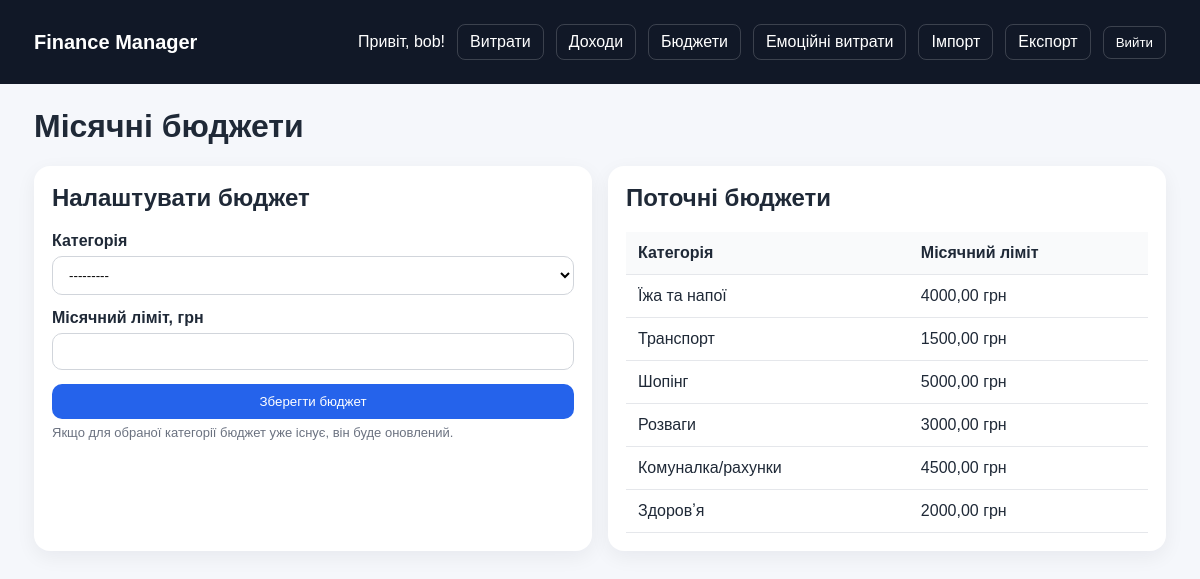
Page /budgets/ (signed in) on the committed database.
### expenses/models.py (models this page shows, shortened)
class CategoryBudget(models.Model):
    user = models.ForeignKey(User, on_delete=models.CASCADE, related_name='budgets')
    category = models.CharField(max_length=32, choices=Expense.CATEGORY_CHOICES)
    monthly_limit = models.DecimalField(max_digits=10, decimal_places=2)
    class Meta:
        unique_together = ('user', 'category')

### expenses/views.py (the view)
# urls.py: path('budgets/', views.budget_list, name='budget_list'),
@login_required
def budget_list(request):
    budgets = CategoryBudget.objects.filter(user=request.user)
    if request.method == 'POST':
        form = CategoryBudgetForm(request.POST)
        if form.is_valid():
            budget = form.save(commit=False)
            budget.user = request.user
            existing = CategoryBudget.objects.filter(
                user=request.user,
                category=budget.category
            ).first()
            if existing:
                existing.monthly_limit = budget.monthly_limit
                existing.save()
            else:
                budget.save()
            messages.success(request, 'Бюджет збережено.')
            return redirect('budget_list')
    else:
        form = CategoryBudgetForm()
    return render(request, 'expenses/budget_list.html', {
        'budgets': budgets,
        'form': form,
    })

### expenses/forms.py
class CategoryBudgetForm(forms.ModelForm):
    class Meta:
        model = CategoryBudget
        fields = ['category', 'monthly_limit']
        widgets = {
            'category': forms.Select(attrs={
                'class': 'w-full border rounded px-3 py-2',
            }),
            'monthly_limit': forms.NumberInput(attrs={
                'class': 'w-full border rounded px-3 py-2',
                'step': '0.01',
            }),
        }

### expenses/templates/expenses/budget_list.html (shortened to what this page needs)
{% extends "expenses/base.html" %}
{% block content %}
<h1>Місячні бюджети</h1>
<div class="grid grid-2">
    <div class="card">
        <h2>Налаштувати бюджет</h2>
        <form method="post" class="form-grid">
            <div>
                <label for="{{ form.category.id_for_label }}">Категорія</label>
                {{ form.category }}
            </div>
            <div>
                <label for="{{ form.monthly_limit.id_for_label }}">Місячний ліміт, грн</label>
                {{ form.monthly_limit }}
            </div>
            <button type="submit" class="btn">Зберегти бюджет</button>
        </form>
        <p class="help">
            Якщо для обраної категорії бюджет уже існує, він буде оновлений.
        </p>
    </div>
    <div class="card table-wrap">
        <h2>Поточні бюджети</h2>
        <table>
            <thead>
                <tr>
                    <th>Категорія</th>
                    <th>Місячний ліміт</th>
                </tr>
            </thead>
            <tbody>
                {% for b in budgets %}
                    <tr>
                        <td>{{ b.get_category_display }}</td>
                        <td>{{ b.monthly_limit|floatformat:2 }} грн</td>
                    </tr>
                {% empty %}
                    <tr>
                        <td colspan="2" class="muted">Ви ще не налаштували жодного бюджету.</td>
                    </tr>
                {% endfor %}
            </tbody>
        </table>
    </div>
</div>
{% endblock %}

### expenses/templates/expenses/base.html (shortened to what this page needs)
<!DOCTYPE html>
<html lang="uk">
<head>
</head>
<body>
    <div class="nav">
        <div class="container">
            <a href="{% url 'dashboard' %}" class="brand">Finance Manager</a>
            <div class="nav-links">
                {% if user.is_authenticated %}
                    <span>Привіт, {{ user.username }}!</span>
                    <a href="{% url 'expense_list' %}">Витрати</a>
                    <a href="{% url 'income_list' %}">Доходи</a>
                    <a href="{% url 'budget_list' %}">Бюджети</a>
                    <a href="{% url 'emotional_report' %}">Емоційні витрати</a>
                    <a href="{% url 'transaction_import' %}">Імпорт</a>
                    <a href="{% url 'transaction_export' %}">Експорт</a>
                    <form method="post" action="{% url 'logout' %}" class="inline">
                        <button type="submit">Вийти</button>
                    </form>
                {% else %}
                    <a href="{% url 'login' %}">Увійти</a>
                    <a href="{% url 'signup' %}">Реєстрація</a>
                {% endif %}
            </div>
        </div>
    </div>
    <div class="container">
        {% block content %}{% endblock %}
    </div>
</body>
</html>

### expenses/templates/expenses/base.html (style rules this page uses)
* { box-sizing: border-box; }
body { font-family: Arial, sans-serif; margin: 0; background: #f5f7fb; color: #1f2937; }
.container { max-width: 1180px; margin: 0 auto; padding: 24px; }
.nav { background: #111827; color: white; }
.nav .container { display: flex; justify-content: space-between; align-items: center; gap: 16px; flex-wrap: wrap; }
.brand { font-weight: 700; font-size: 20px; color: white; text-decoration: none; }
.nav-links { display: flex; gap: 12px; flex-wrap: wrap; align-items: center; }
.nav-links a, .nav-links button { color: white; background: transparent; border: 1px solid rgba(255,255,255,0.18); padding: 8px 12px; border-radius: 8px; text-decoration: none; cursor: pointer; transition: 0.2s ease; }
h1, h2, h3 { margin-top: 0; }
.grid { display: grid; gap: 16px; }
.grid-2 { grid-template-columns: repeat(auto-fit, minmax(340px, 1fr)); }
.card { background: white; border-radius: 16px; padding: 18px; box-shadow: 0 6px 20px rgba(15, 23, 42, 0.06); }
.btn { display: inline-block; padding: 10px 14px; border-radius: 10px; text-decoration: none; background: #2563eb; color: white; border: none; cursor: pointer; transition: 0.2s ease; }
.table-wrap { overflow-x: auto; }
table { width: 100%; border-collapse: collapse; background: white; }
th, td { padding: 12px; border-bottom: 1px solid #e5e7eb; text-align: left; vertical-align: top; }
th { background: #f9fafb; }
form.inline { display: inline; }
.form-grid { display: grid; gap: 14px; }
label { display: block; font-weight: 600; margin-bottom: 6px; }
input, select, textarea { width: 100%; box-sizing: border-box; padding: 10px 12px; border: 1px solid #d1d5db; border-radius: 10px; background: white; }
.help { font-size: 13px; color: #6b7280; margin-top: 6px; }

### rows in the picture
CategoryBudget: category "Їжа та напої", monthly_limit "4000,00"
CategoryBudget: category "Транспорт", monthly_limit "1500,00"
CategoryBudget: category "Шопінг", monthly_limit "5000,00"
CategoryBudget: category "Розваги", monthly_limit "3000,00"
CategoryBudget: category "Комуналка/рахунки", monthly_limit "4500,00"
CategoryBudget: category "Здоровʼя", monthly_limit "2000,00"

### other values in the picture
{{ user.username }} "bob"
